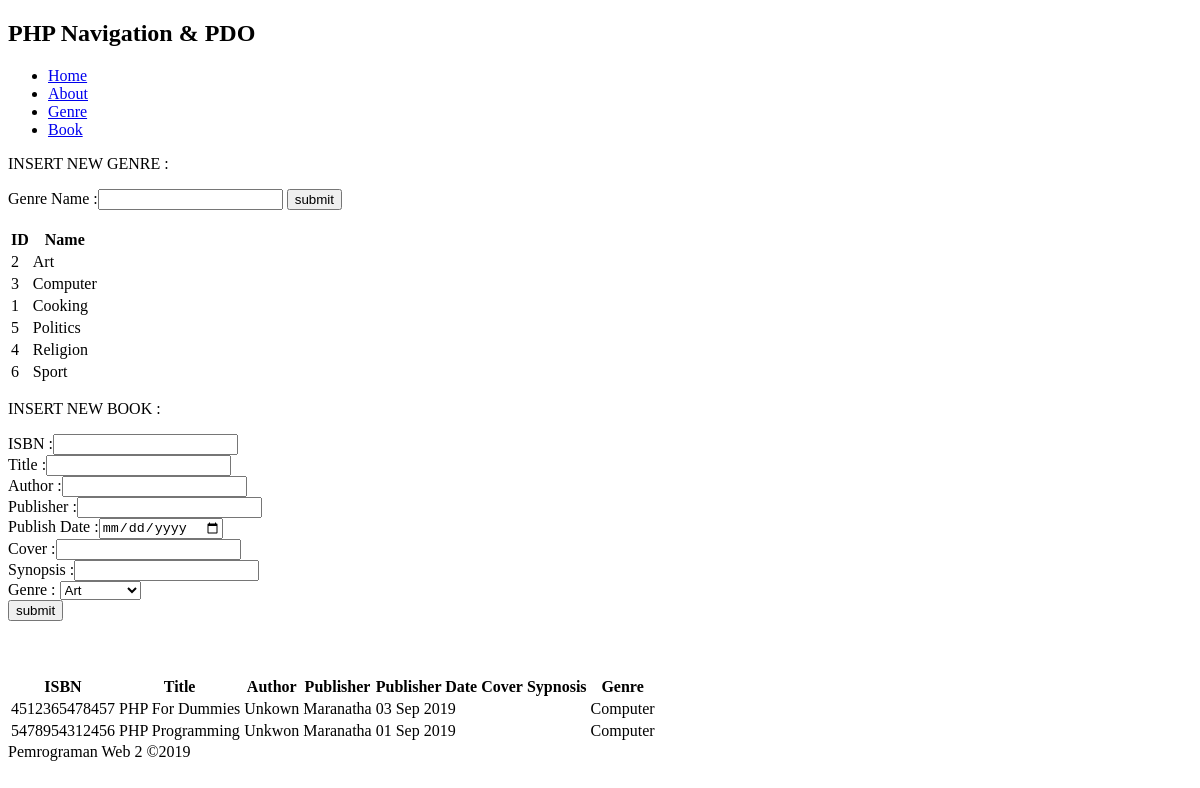
Screenshot of /PW2_02/index.php?menu=genre with the database file from the repository.
### tables this page shows
CREATE TABLE `genre` (
  `id` int(11) NOT NULL,
  `name` varchar(45) NOT NULL
);

CREATE TABLE `book` (
  `isbn` varchar(13) NOT NULL,
  `title` varchar(200) NOT NULL,
  `author` varchar(150) NOT NULL,
  `publisher` varchar(100) NOT NULL,
  `publish_date` date NOT NULL,
  `cover` varchar(200) DEFAULT NULL,
  `synopsis` varchar(300) DEFAULT NULL,
  `genre_id` int(11) NOT NULL
);

### PW2_02/db_function/genre_func.php (called while the page is built, shortened)
<?php
function getAllGenre(){
    $link = new PDO('mysql:host=localhost;dbname=pw22091','root','');
    $link->setAttribute(PDO::ATTR_AUTOCOMMIT,false);
    $link->setAttribute(PDO::ATTR_ERRMODE ,PDO::ERRMODE_EXCEPTION);
    $query = "SELECT * FROM genre ORDER BY name";
    $result = $link->query($query);
    return $result;
}

### PW2_02/db_function/book_func.php (called while the page is built, shortened)
<?php
function getAllBook(){
    $link = new PDO('mysql:host=localhost;dbname=pw22091','root','');
    $link->setAttribute(PDO::ATTR_AUTOCOMMIT,false);
    $link->setAttribute(PDO::ATTR_ERRMODE ,PDO::ERRMODE_EXCEPTION);
    $query = "SELECT isbn,title,author,publisher,publish_date,cover,synopsis, genre.name as 'genre', id
              FROM pw22091.book  join genre on book.genre_id=id; ";
    $result = $link->query($query);
    return $result;
}

### PW2_02/view/book.php (the view, shortened to what this page needs)
<table id="insertBook" class="display">
    <form method="post">
        <p>INSERT NEW BOOK :</p>
        ISBN :<input type="text" name="txtISBN" id="name"><br>
        Title :<input type="text" name="txtTitle" id="name"><br>
        Author :<input type="text" name="txtAuthor" id="name"><br>
        Publisher :<input type="text" name="txtPub" id="name"><br>
        Publish Date :<input type="date" name="txtPubDate" id="name"><br>
        Cover :<input type="text" name="txtCover" id="name"><br>
        Synopsis :<input type="text" name="txtSynopsis" id="name"><br>
        <?php
        $genres = getAllGenre();
        echo '<select name="txtGenreID">';
        foreach ($genres as $genre) {
            echo '  <option ';
            echo ' value="'.($genre['id']).'">'.($genre['name']);
            echo '</option>';
        }
        echo '<select>';
        ?><br>
        <input name="btnSubmit" type="submit" value="submit">
    </form>
</table>
<br> <br> <br>
<table id="book" class="display">
    <thead>
        <tr>
            <th>ISBN</th>
            <th>Title</th>
            <th>Author</th>
            <th>Publisher</th>
            <th>Publisher Date</th>
            <th>Cover</th>
            <th>Sypnosis</th>
            <th>Genre</th>
        </tr>
    </thead>
    <tbody>
        <?php
            $books = getAllBook();
            foreach ($books as $book) {
                $tgl = date_create($book['publish_date']);
                echo '<tr>';
                echo '<td>' . $book['isbn'] . '</td>';
                echo '<td>' . $book['title'] . '</td>';
                echo '<td>' . $book['author'] . '</td>';
                echo '<td>' . $book['publisher'] . '</td>';
                echo '<td>' . date_format($tgl,'d M Y ').'</td>';
                echo '<td>' . $book['cover'] . '</td>';
                echo '<td>' . $book['synopsis'] . '</td>';
                echo '<td>' . $book['genre'] . '</td>';
                echo '</tr>';
            }
        ?>
    </tbody>
</table>

### PW2_02/index.php (shortened to what this page needs)
<?php
include_once 'db_function/genre_func.php';
include_once 'db_function/book_func.php';
?>
<!DOCTYPE html>
<html lang="en">
<head>
    <link rel="stylesheet" type="text/css" href="src/datatables.css">
</head>
<body>
<header>
    <h2>PHP Navigation & PDO</h2>
</header>
<nav>
    <ul>
        <li><a href="?menu=home">Home</a></li>
        <li><a href="?menu=about">About</a></li>
        <li><a href="?menu=genre">Genre</a></li>
        <li><a href="?menu=book">Book</a></li>
    </ul>
</nav>
<main>
    <?php
    $targetMenu = filter_input(INPUT_GET,'menu');
    switch ($targetMenu){
        case 'genre':
            include_once 'view/genre.php';
        case 'book':
            include_once 'view/book.php';
            break;
    }
    ?>
</main>
<footer>
    Pemrograman Web 2 &copy;2019
</footer>
</body>
</html>

### PW2_02/view/genre.php (shortened to what this page needs)
<form method="post">
    <p>INSERT NEW GENRE :</p>
    Genre Name :<input type="text" name="txtName" id="name">
    <input name="btnSubmit" type="submit" value="submit">
</form>
<br>
<table id="genre" class="display">
    <thead>
        <tr>
            <th>ID</th>
            <th>Name</th>
        </tr>
    </thead>
    <tbody>
        <?php
            $genres = getAllGenre();
            foreach ($genres as $genre) {
                echo '<tr>';
                echo '<td>' . $genre['id'] . '</td>';
                echo '<td>' . $genre['name'] . '</td>';
                echo '</tr>';
            }
        ?>
    </tbody>
</table>

### rows the page displays
genre: id "2", name "Art"
genre: id "3", name "Computer"
genre: id "1", name "Cooking"
genre: id "5", name "Politics"
genre: id "4", name "Religion"
genre: id "6", name "Sport"
book: isbn "4512365478457", title "PHP For Dummies", author "Unkown", publisher "Maranatha", publish_date "03 Sep 2019", genre.name "Computer"
book: isbn "5478954312456", title "PHP Programming", author "Unkwon", publisher "Maranatha", publish_date "01 Sep 2019", genre.name "Computer"

### other values shown
form field txtGenreID "Art"
